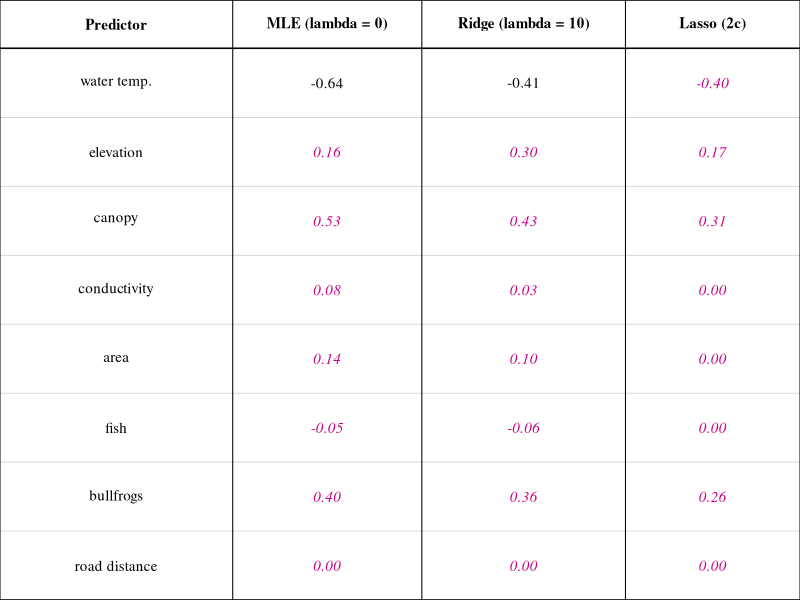
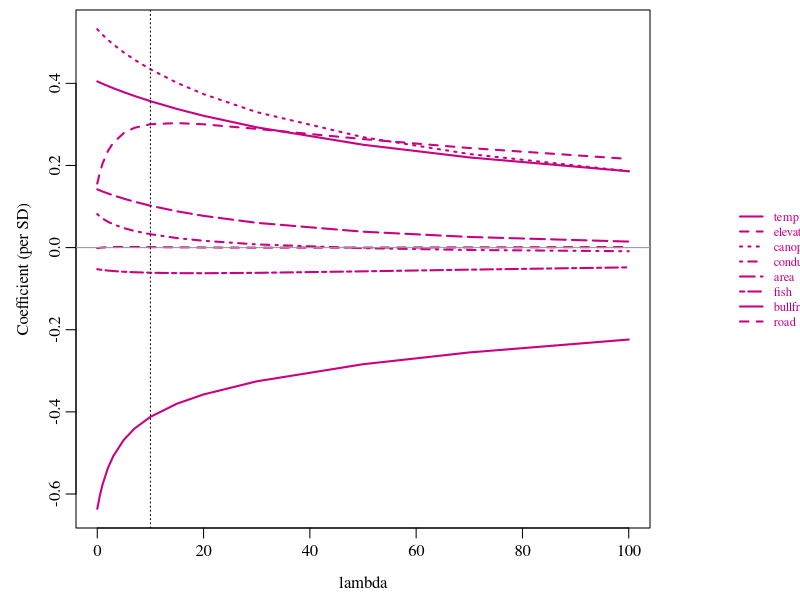

Generate these figures, in order, with R:
## ---- chunk 1
knitr::opts_chunk$set(echo = FALSE, warning = FALSE, message = FALSE,
                       fig.width = 6.5, fig.height = 0.3)

# draws n full-width blank lines (margin to margin) for handwritten answers,
# as a single plot so spacing is deterministic; pair with fig.height = 0.3 * n
blank_lines <- function(n = 1) {
  par(mar = c(0, 0, 0, 0))
  plot(NA, xlim = c(0, 1), ylim = c(0, n), axes = FALSE, xlab = "", ylab = "")
  for (i in seq_len(n)) {
    segments(0, n - i + 0.5, 1, n - i + 0.5, lwd = 1)
  }
}

# reserves blank work space (no ruled lines); pair with fig.height
blank_space <- function() {
  par(mar = c(0, 0, 0, 0))
  plot.new()
}

# fill-in table drawn with base graphics so row height is controllable;
# body = list of rows, each a list/vector of cell strings ("" = blank)
blank_table <- function(headers, body, col_widths = NULL,
                        header_height = 0.35, row_height = 0.5,
                        cex = 0.95, bold_rows = integer(0), ans = NULL) {
  nc <- length(headers); nr <- length(body)
  if (is.null(col_widths)) col_widths <- rep(1, nc)
  col_widths <- col_widths / sum(col_widths)
  cx <- c(0, cumsum(col_widths))
  h_total <- header_height + nr * row_height
  par(mar = c(0, 0, 0, 0), family = "serif")
  plot(NA, xlim = c(0, 1), ylim = c(0, h_total), axes = FALSE, xlab = "", ylab = "",
       xaxs = "i", yaxs = "i")
  y <- h_total
  segments(0, y, 1, y, lwd = 1.5)
  y <- y - header_height
  segments(0, y, 1, y, lwd = 1.5)
  for (i in seq_len(nr)) {
    y <- y - row_height
    segments(0, y, 1, y, lwd = if (i == nr) 1.5 else 0.5,
             col = if (i == nr) "black" else "grey70")
  }
  for (v in cx) segments(v, 0, v, h_total, lwd = 1)
  yh <- h_total - header_height / 2
  for (j in seq_len(nc)) text((cx[j] + cx[j + 1]) / 2, yh, labels = headers[[j]], font = 2, cex = cex)
  y <- h_total - header_height
  for (i in seq_len(nr)) {
    yc <- y - row_height / 2
    fnt <- if (i %in% bold_rows) 2 else 1
    for (j in seq_len(nc)) {
      val <- body[[i]][[j]]
      is_ans <- !is.null(ans) && isTRUE(ans[[i]][[j]])
      if (!identical(val, "")) text((cx[j] + cx[j + 1]) / 2, yc, labels = val,
                                    font = if (is_ans) 3 else fnt, cex = cex,
                                    col = if (is_ans) ans_col else "black")
    }
    y <- y - row_height
  }
}

# keeps a prompt and its answer space on one PDF page: place `r nq(...)` on its
# own line just above the prompt. Emits nothing in non-LaTeX output. lines =
# lines of prompt text, rows = rows of blank space below it (0.3 in each),
# extra = any other height (in inches), e.g. a figure or table
nq <- function(lines, rows = 0, extra = 0) {
  if (!knitr::is_latex_output()) return("")
  knitr::asis_output(sprintf("\n\\needspace{%.2fin}\n", 0.23 * lines + 0.15 + 0.3 * rows + extra))
}

ans_col <- rgb(200, 0, 130, maxColorValue = 255)
ponds <- read.csv("../../data/BdRegionalSurvey.csv")
X <- scale(as.matrix(ponds[, 2:9]))
pos <- ponds$bd_positive
n_frogs <- ponds$frogs_swabbed

# ridge-penalized NLL; par = c(beta0, beta1..beta8); beta0 not penalized
ridge_nll <- function(par, lambda) {
  p <- plogis(par[1] + X %*% par[-1])
  -sum(dbinom(pos, n_frogs, p, log = TRUE)) + lambda * sum(par[-1]^2)
}
ridge_fit <- function(lambda) optim(rep(0, 9), ridge_nll, lambda = lambda, method = "BFGS")$par
b0 <- ridge_fit(0)
b10 <- ridge_fit(10)
f2 <- function(v) formatC(round(v, 2) + 0, format = "f", digits = 2)   # + 0 drops "-0.00"

# answers: ridge path, lasso at lambda.1se, and 5-fold CV for the ridge lambda
library(glmnet)
lambda_grid <- c(0, 0.5, 1, 2, 3, 5, 7, 10, 15, 20, 30, 50, 70, 100)
path <- sapply(lambda_grid, ridge_fit)
set.seed(1)
cv_lasso <- cv.glmnet(X, cbind(n_frogs - pos, pos), family = "binomial", nfolds = 10)
b_lasso <- coef(cv_lasso, s = "lambda.1se")[, 1]
held_out_nll <- function(par, rows) {
  p <- plogis(par[1] + X[rows, , drop = FALSE] %*% par[-1])
  -sum(dbinom(pos[rows], n_frogs[rows], p, log = TRUE))
}
set.seed(1)
folds <- sample(rep(1:5, length.out = nrow(X)))
cv_lambdas <- c(0, 1, 2, 5, 10, 20, 50, 100)
cv_score <- sapply(cv_lambdas, function(lam) {
  sum(sapply(1:5, function(k) {
    train <- folds != k
    par <- optim(rep(0, 9), function(b) {
      p <- plogis(b[1] + X[train, ] %*% b[-1])
      -sum(dbinom(pos[train], n_frogs[train], p, log = TRUE)) + lam * sum(b[-1]^2)
    }, method = "BFGS")$par
    held_out_nll(par, !train)
  }))
})
best_lambda <- cv_lambdas[which.min(cv_score)]
## ---- chunk 2
rows <- lapply(c("water temp.", "elevation", "canopy", "conductivity", "area",
                 "fish", "bullfrogs", "road distance"),
               function(v) c(v, "", "", ""))
for (j in 1:8) rows[[j]][2:4] <- c(f2(b0[j + 1]), f2(b10[j + 1]), f2(b_lasso[j + 1]))
ans_cells <- lapply(1:8, function(j) c(FALSE, j > 1, j > 1, TRUE))
blank_table(c("Predictor", "MLE (lambda = 0)", "Ridge (lambda = 10)", "Lasso (2c)"),
            rows, col_widths = c(1.6, 1.3, 1.4, 1.2), row_height = 0.5, cex = 0.9,
            ans = ans_cells)
## ---- chunk 3
par(mar = c(3.6, 3.8, 0.5, 7.5), mgp = c(2.2, 0.6, 0))
matplot(lambda_grid, t(path[-1, ]), type = "l", lty = 1:8, lwd = 2, col = ans_col,
        xlab = "lambda", ylab = "Coefficient (per SD)")
abline(h = 0, col = "grey60")
abline(v = 10, lty = 3)
legend("right", c("temp", "elevation", "canopy", "conductivity", "area", "fish",
                  "bullfrogs", "road"), lty = 1:8, lwd = 2, col = ans_col,
       bty = "n", cex = 0.75, xpd = TRUE, inset = c(-0.33, 0), text.col = ans_col)
## ---- chunk 4
opt_a <- c(-0.6, 0)
opt_b <- c(-0.3, 0.3)
logodds <- function(b) b[1] * 1 + b[2] * -0.94
i10 <- which(lambda_grid == 10)
i100 <- which(lambda_grid == 100)
## ---- chunk 5
y_bd <- cbind(pos, n_frogs - pos)
m_without <- glm(y_bd ~ X[, c(1, 7, 3)], family = binomial)
m_with <- glm(y_bd ~ X[, c(1, 2, 7, 3)], family = binomial)
est_se <- function(m, j) sprintf("%s (%s)", f2(coef(m)[j]), f2(sqrt(diag(vcov(m)))[j]))
knitr::kable(data.frame(c("temp + bullfrogs + canopy", "temp + elevation + bullfrogs + canopy"),
                        c(est_se(m_without, 2), est_se(m_with, 2)),
                        c("not in model", est_se(m_with, 3))),
             col.names = c("Model", "Temperature (SE)", "Elevation (SE)"), align = "lcc")
